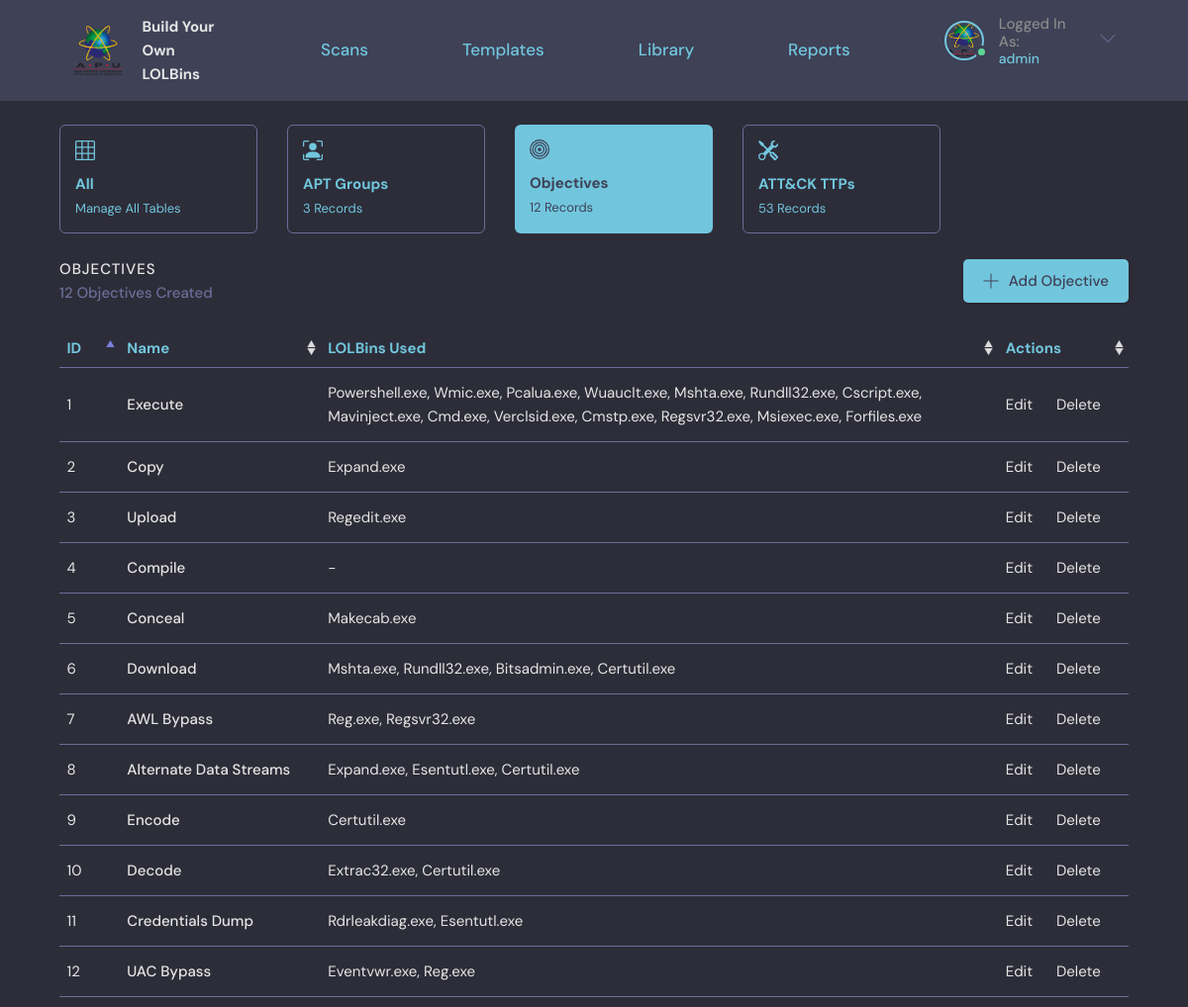
Screenshot of /objective/ (signed in) with the database file from the repository.
### base/models.py (models this page shows, shortened)
class Objective(models.Model):
    name = models.CharField(max_length=200)
    class Meta:
        verbose_name = 'Objective'

class Technique(models.Model):
    user = models.ForeignKey(User, on_delete=SET_NULL, null=True, verbose_name = u'Owner')
    name = models.CharField(max_length=200, default="New Binary")
    description = models.TextField(null=True, blank=True)
    updated = models.DateTimeField(auto_now=True)
    created = models.DateTimeField(auto_now_add=True)
    Objective = models.ManyToManyField(Objective, verbose_name = u'Objectives')
    APT = models.ManyToManyField(APT, blank=True, verbose_name = u'APT Groups')
    class Meta:
        verbose_name = 'LOLBin'

### base/views.py (the view)
# urls.py: path('objective/', views.objective, name="objective"),
@login_required(login_url='login')
def objective(request):
    apts = APT.objects.all()
    apt_count = apts.count()
    objectives = Objective.objects.all()
    objective_count = objectives.count()
    attackTactics = AttackTactic.objects.all()
    attackTechniques = AttackTechnique.objects.all()
    attackSubTechniques = AttackSubTechnique.objects.exclude(attackid=".000")
    ttp_count = attackTactics.count() + attackTechniques.count() + attackSubTechniques.count()
    if request.user.is_superuser != 1:
        return redirect('forbidden')
    context = {'objectives': objectives, 'apt_count': apt_count, 'objective_count': objective_count, 'ttp_count': ttp_count}
    return render(request, 'base/objective.html', context)

### base/templates/base/objective.html (shortened to what this page needs)
{% extends 'main.html' %}
{% block content %}
{% load static %}
<main class="layout layout--2">
  <div class="container-column">
    <div class="roomList__cards">
        <a href="{% url 'manage' %}">
            <div class="admin-card">
                <div class="admin-card-contents">
                    <h4>All</h4>
                    <span>Manage All Tables</span>
                </div>
            </div>
        </a>
        <a href="{% url 'apt' %}">
            <div class="admin-card">
                <div class="admin-card-contents">
                    <h4>APT Groups</h4>
                    <span>{{apt_count}} Records</span>
                </div>
            </div>
        </a>
        <a href="{% url 'objective' %}">
            <div class="admin-card-selected">
                <div class="admin-card-contents">
                    <h4>Objectives</h4>
                    <span>{{objective_count}} Records</span>
                </div>
            </div>
        </a>
        <a href="{% url 'attackTactic' %}">
            <div class="admin-card">
                <div class="admin-card-contents">
                    <h4>ATT&CK TTPs</h4>
                    <span>{{ttp_count}} Records</span>
                </div>
            </div>
        </a>
    </div>
    <div class="roomList__header">
        <div>
            <h2>Objectives</h2>
            <p>{{objective_count}} Objectives Created</p>
        </div>
        <a class="btn btn--main" href="{% url 'new-objective' %}">
            <svg version="1.1" xmlns="http://www.w3.org/2000/svg" width="32" height="32" viewBox="0 0 32 32">
            <title>add</title>
            <path
                d="M16.943 0.943h-1.885v14.115h-14.115v1.885h14.115v14.115h1.885v-14.115h14.115v-1.885h-14.115v-14.115z"
            ></path>
            </svg>
            Add Objective
        </a>
    </div>
    <table id="objective-table" class="table">
        <thead>
            <tr>
                <th scope="col">ID</th>
                <th scope="col">Name</th>
                <th scope="col">LOLBins Used</th>
                <th scope="col">Actions</th>
            </tr>
        </thead>
        <tbody>
            {% if objective_count != 0 %}
                {% for objective in objectives %}
                    <tr>
                        <td style="width: 6rem;">{{forloop.counter}}</td>
                        <td style="width: 20rem;font-weight: 500">{{objective.name}}</td>
                        <td>
                            {% if objective.technique_set.all.count != 0 %}
                                {% with obj="" %}
                                    {% for technique in objective.technique_set.all %}
                                        {% if forloop.last %}
                                            {{ obj|add:technique.name}}.exe
                                        {% else %}
                                            {{ obj|add:technique.name}}.exe,
                                        {% endif %}
                                    {% endfor %}
                                {% endwith %}
                            {% else %}
                            -
                            {% endif %}
                        </td>
                        <td style="width: 13rem;">
                            <a href="{% url 'update-objective' objective.id %}" style="padding-right: 2rem">Edit</a>
                            <a href="{% url 'delete-objective' objective.id %}">Delete</a>
                        </td>
                    </tr>
                {% endfor %}
            {% endif %}
        </tbody>
    </table>
  </div>
</main>
{% endblock content %}

### templates/navigationBar.html (shortened to what this page needs)
{% load static %}
<header class="header header--loggedIn">
  <div class="container">
    <a href="{% url 'home' %}" class="header__logo">
      <img src="{% static 'images/APU.png' %}" style="width:50px;height:50px;"/>
      <h1>
        Build Your<br>
        Own LOLBins
      </h1>
    </a>
    <a href="{% url 'home' %}" class="header__text">
      <h2>Scans</h2>
    </a>
    <a href="{% url 'template' %}" class="header__text">
      <h2>Templates</h2>
    </a>
    <a href="{% url 'library' %}" class="header__text">
      <h2>Library</h2>
    </a>
    <a href="{% url 'report' %}" class="header__text">
      <h2>Reports</h2>
    </a>
    <nav class="header__menu">
      {% if request.user.is_authenticated %}
          <div class="header__user">
            <a href="{% url 'user-profile' request.user.id%}">
                <div class="avatar avatar--medium active">
                <img src="{% static 'images/APU.png' %}" />
                </div>
                <p>Logged In As:<span>{{request.user}}</span></p>
            </a>
            <button class="dropdown-button">
                <svg version="1.1" xmlns="http://www.w3.org/2000/svg" width="32" height="32" viewBox="0 0 32 32">
                <title>chevron-down</title>
                <path d="M16 21l-13-13h-3l16 16 16-16h-3l-13 13z"></path>
                </svg>
            </button>
          </div>
      {% else %}
          <a href="{% url 'login' %}">
              <img src="{% static 'images/avatar.svg' %}" />
              <p>Login</p>
          </a>
      {% endif %}
    </nav>
  </div>
</header>

### rows the page displays
Objective: name "Execute"
Technique: name "Powershell"
Technique: name "Wmic"
Technique: name "Pcalua"
Technique: name "Wuauclt"
Technique: name "Mshta"
Technique: name "Rundll32"
Technique: name "Cscript"
Technique: name "Mavinject"
Technique: name "Cmd"
Technique: name "Verclsid"
Technique: name "Cmstp"
Technique: name "Regsvr32"
Technique: name "Msiexec"
Technique: name "Forfiles"
Objective: name "Copy"
Technique: name "Expand"
Objective: name "Upload"
Technique: name "Regedit"
Objective: name "Compile"
Objective: name "Conceal"
Technique: name "Makecab"
Objective: name "Download"
Technique: name "Bitsadmin"
Technique: name "Certutil"
Objective: name "AWL Bypass"
Technique: name "Reg"
Objective: name "Alternate Data Streams"
Technique: name "Esentutl"
Objective: name "Encode"
Objective: name "Decode"
Technique: name "Extrac32"
Objective: name "Credentials Dump"
Technique: name "Rdrleakdiag"
Objective: name "UAC Bypass"
Technique: name "Eventvwr"

### other values shown
{{ request.user }} "admin"
{{ apt_count }} "3"
{{ objective_count }} "12"
{{ ttp_count }} "53"
